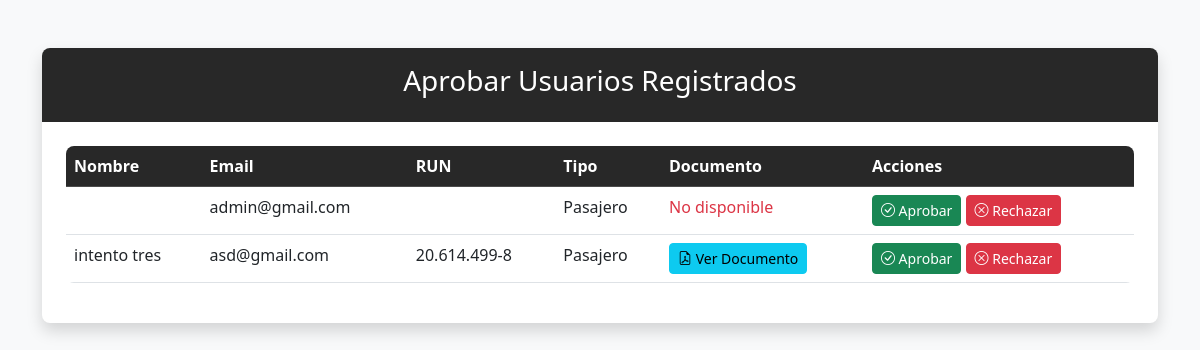
Page /aprobar-usuarios/ (signed in) on the committed database.
### core/models.py (models this page shows, shortened)
class Usuario(AbstractUser):
    TIPO_USUARIO_CHOICES = [
        ('conductor', 'Conductor'),
        ('pasajero', 'Pasajero'),
    ]
    tipo_usuario = models.CharField(max_length=10, choices=TIPO_USUARIO_CHOICES, default='pasajero')
    run = models.CharField(max_length=12)
    telefono = models.CharField(max_length=15, blank=True, null=True)
    universidad = models.CharField(max_length=100, blank=True, null=True)
    calificacion = models.FloatField(
        validators=[MinValueValidator(0.0), MaxValueValidator(5.0)],
        default=5.0
    )
    aprobado = models.BooleanField(default=False, verbose_name="Cuenta aprobada")
    fecha_registro = models.DateTimeField(auto_now_add=True)
    documento_pdf = models.BinaryField(null=True, blank=True, editable=True)
    documento_nombre = models.CharField(max_length=255, null=True, blank=True)
    documento_tipo = models.CharField(max_length=100, null=True, blank=True)
    documento_size = models.PositiveIntegerField(null=True, blank=True)

### core/views.py (the view, shortened to what this page needs)
# urls.py: path('aprobar-usuarios/', views.aprobar_usuarios, name='aprobar_usuarios'),
@user_passes_test(es_administrador, login_url='login')
def aprobar_usuarios(request):
    usuarios_pendientes = Usuario.objects.filter(aprobado=False).order_by('fecha_registro')
    return render(request, 'core/aprobar_usuarios.html', {'usuarios_pendientes': usuarios_pendientes})

### core/views.py (called while the page is built)
def es_administrador(user):
    return user.is_authenticated and (user.is_superuser or hasattr(user, 'superadministrador'))

### core/templates/core/aprobar_usuarios.html (shortened to what this page needs)
<!DOCTYPE html>
{% load static %}
<html lang="es">
<head>
    <link href="https://cdn.jsdelivr.net/npm/bootstrap@5.3.0/dist/css/bootstrap.min.css" rel="stylesheet">
    <link rel="stylesheet" href="{% static 'core/styles.css' %}">
    <link href="https://cdn.jsdelivr.net/npm/bootstrap@5.3.0/dist/css/bootstrap.min.css" rel="stylesheet">
    <link rel="stylesheet" href="https://cdn.jsdelivr.net/npm/bootstrap-icons@1.10.0/font/bootstrap-icons.css">
    <link rel="stylesheet" href="{% static 'core/styles.css' %}">
</head>
<div class="container py-5">
    <div class="row justify-content-center">
        <div class="col-md-12">
            <div class="card shadow">
                <div class="card-header bg-ucsc text-white">
                    <h2 class="text-center">Aprobar Usuarios Registrados</h2>
                </div>
                <div class="card-body">
                    {% if usuarios_pendientes %}
                    <div class="table-responsive">
                        <table class="table table-hover">
                            <thead>
                                <tr>
                                    <th>Nombre</th>
                                    <th>Email</th>
                                    <th>RUN</th>
                                    <th>Tipo</th>
                                    <th>Documento</th>
                                    <th>Acciones</th>
                                </tr>
                            </thead>
                            <tbody>
                                {% for usuario in usuarios_pendientes %}
                                <tr>
                                    <td>{{ usuario.get_full_name }}</td>
                                    <td>{{ usuario.email }}</td>
                                    <td>{{ usuario.run }}</td>
                                    <td>{{ usuario.get_tipo_usuario_display }}</td>
                                    <td>
                                        {% if usuario.documento_pdf %}
                                        <a href="{% url 'ver_documento' usuario.id %}"
                                        target="_blank"
                                        class="btn btn-info btn-sm">
                                            <i class="bi bi-file-earmark-pdf"></i> Ver Documento
                                        </a>
                                        {% else %}
                                        <span class="text-danger">No disponible</span>
                                        {% endif %}
                                    </td>
                                    <td>
                                        <form method="post" class="d-inline">
                                            <button type="submit" name="accion" value="aprobar" class="btn btn-success btn-sm">
                                                <i class="bi bi-check-circle"></i> Aprobar
                                            </button>
                                            <button type="submit" name="accion" value="rechazar" class="btn btn-danger btn-sm">
                                                <i class="bi bi-x-circle"></i> Rechazar
                                            </button>
                                        </form>
                                    </td>
                                </tr>
                                {% endfor %}
                            </tbody>
                        </table>
                    </div>
                    {% else %}
                    <div class="alert alert-info">
                        No hay usuarios pendientes de aprobación.
                    </div>
                    {% endif %}
                </div>
            </div>
        </div>
    </div>
</div>

### core/static/core/styles.css (style rules this page uses)
:root { --ucsc-blue: #282828; --ucsc-dark-blue: #4b4b4b; --ucsc-light: #f8f9fa; --ucsc-light-gray: #e9ecef; --ucsc-text: #212529; }
h2 { font-size: 28px; }
.bg-ucsc { background-color: var(--ucsc-blue); }
.container { flex: 1; }
.card { border: none; border-radius: 0.5rem; box-shadow: 0 0.125rem 0.25rem rgba(0, 0, 0, 0.075); transition: transform 0.3s, box-shadow 0.3s; margin-bottom: 1.5rem; }
.card-header { border-bottom: none; border-radius: 0.5rem 0.5rem 0 0 !important; padding: 1rem 1.25rem; }
.card-body { padding: 1.5rem; }
.table { border-radius: 0.5rem; overflow: hidden; }
.table thead th { background-color: var(--ucsc-blue); color: white; border-color: var(--ucsc-dark-blue); }

### rows in the picture
Usuario: email "admin@gmail.com", tipo_usuario "Pasajero", shows "No disponible"
Usuario: get_full_name "intento tres", email "asd@gmail.com", run "20.614.499-8", tipo_usuario "Pasajero", shows "Ver Documento"
